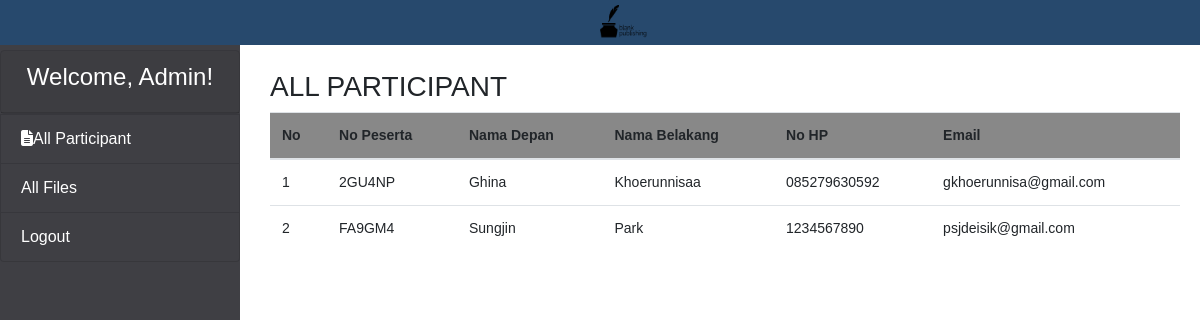
/menusemuapeserta.php (signed in), run on the app's committed database.
### tables this page shows
CREATE TABLE `peserta` (
  `idpeserta` varchar(200) NOT NULL,
  `namadepan` varchar(200) NOT NULL,
  `namabelakang` varchar(200) NOT NULL,
  `status` enum('Mahasiswa/i','Siswa/i','Umum') NOT NULL,
  `alamat` varchar(1000) NOT NULL,
  `nohp` varchar(20) NOT NULL,
  `email` varchar(200) NOT NULL,
  `password` varchar(200) NOT NULL,
  `idlevel` int(1) NOT NULL DEFAULT 2
);

### menusemuapeserta.php (the view, shortened to what this page needs)
<?php
include 'connect.php';
?>
<!doctype html>
<html lang="en">
<head>
    <link rel="stylesheet" href="https://stackpath.bootstrapcdn.com/bootstrap/4.5.0/css/bootstrap.min.css">
    <link href="/your-path-to-fontawesome/css/all.css" rel="stylesheet">
</head>
<body>
    <section id="nav-bar">
        <nav class="navbar fixed-top">
            <a class="navbar-brand" href="menupeserta.php">
                <img src="image/logo1.png" width="70" height="35">
            </a>
        </nav>
    </section>
    <aside class="sidebar">
        <ul class="list-group text-white">
            <div class="card">
                <center>
                    <div class="card-header">
                        <h4>Welcome, Admin!</h4>
                    </div>
                </center>
            </div>
            <a href="menusemuapeserta.php" class="list-group-item"><i class="fas fa-file-alt"></i>All Participant</a>
            <a href="menusemuaberkas.php" class="list-group-item">All Files</a>
            <a href="proseslogout.php" class="list-group-item">Logout</a>
        </ul>
    </aside>
    <section class="content">
        <h3>ALL PARTICIPANT</h3>
        <table class="table table-hover">
            <thead style="background: #888888;">
                <tr>
                    <th scope="col">No</th>
                    <th scope="col">No Peserta</th>
                    <th scope="col">Nama Depan</th>
                    <th scope="col">Nama Belakang</th>
                    <th scope="col">No HP</th>
                    <th scope="col">Email</th>
                </tr>
            </thead>
            <tbody>
                <?php
                $sql = "SELECT * FROM `peserta`";
                $data = $mysqli->query($sql);
                $no = 0;
                while ($row = $data->fetch_array()) {
                    $no++;
                ?>
                    <tr>
                        <td><?= $no ?></td>
                        <td><?= $row['idpeserta'] ?></td>
                        <td><?= $row['namadepan'] ?></td>
                        <td><?= $row['namabelakang'] ?></td>
                        <td><?= $row['nohp'] ?></td>
                        <td><?= $row['email'] ?></td>
                    </tr>
                <?php } ?>
            </tbody>
        </table>
    </section>
</body>
</html>

### menusemuapeserta.php (style rules this page uses)
.navbar { background: #27496d; margin-bottom: 0px; padding: 0px; }
body { font-family: 'Raleway', sans-serif; font-size: 14px; }
.navbar-brand { margin-left: 600px; }
.sidebar { width: 100%; height: 100%; position: fixed; z-index: 100; background: #3f3f44; font-size: 16px; padding-top: 50px; }
@media (min-width: 768px) { .sidebar { width: 240px; } }
.list-group-item { background: transparent; color: white; }
.content { margin-left: 250px; padding: 20px; padding-top: 70px; }
.card { background: transparent; }

### data on the page
peserta: idpeserta "2GU4NP", namadepan "Ghina", namabelakang "Khoerunnisaa", nohp "085279630592", email "gkhoerunnisa@gmail.com"
peserta: idpeserta "FA9GM4", namadepan "Sungjin", namabelakang "Park", nohp "1234567890", email "psjdeisik@gmail.com"
